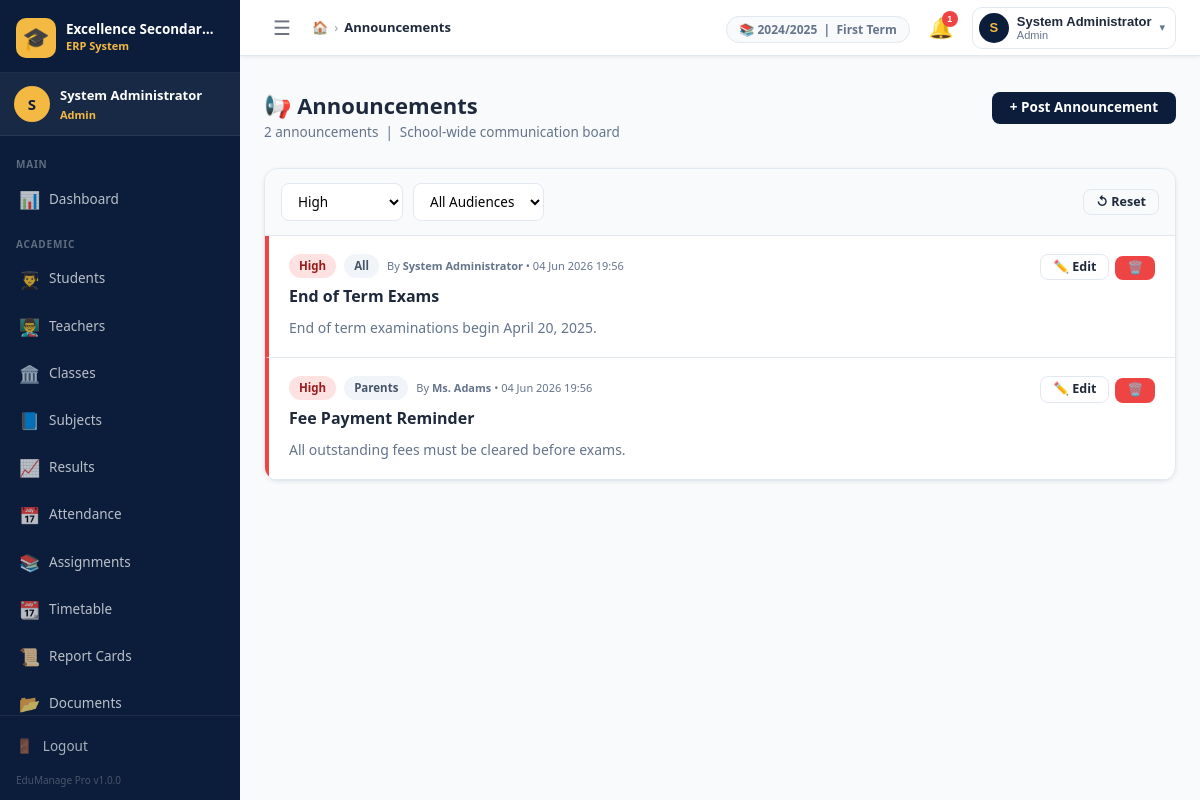
Screenshot of /admin/announcements.php?priority=high (signed in) with the database file from the repository.
### tables this page shows
CREATE TABLE `settings` (
  `id`          INT UNSIGNED NOT NULL AUTO_INCREMENT,
  `setting_key` VARCHAR(100) NOT NULL UNIQUE,
  `setting_val` TEXT         DEFAULT NULL,
  `updated_at`  TIMESTAMP    NOT NULL DEFAULT CURRENT_TIMESTAMP ON UPDATE CURRENT_TIMESTAMP,
  PRIMARY KEY (`id`),
  KEY `idx_key` (`setting_key`)
);

CREATE TABLE `announcements` (
  `id`         INT UNSIGNED NOT NULL AUTO_INCREMENT,
  `title`      VARCHAR(200) NOT NULL,
  `body`       TEXT         NOT NULL,
  `priority`   ENUM('high','normal','low') NOT NULL DEFAULT 'normal',
  `target`     ENUM('all','students','teachers','parents') NOT NULL DEFAULT 'all',
  `posted_by`  INT UNSIGNED NOT NULL,
  `expires_at` DATE         DEFAULT NULL,
  `created_at` TIMESTAMP    NOT NULL DEFAULT CURRENT_TIMESTAMP,
  PRIMARY KEY (`id`),
  CONSTRAINT `fk_ann_user` FOREIGN KEY (`posted_by`) REFERENCES `users`(`id`)
);

CREATE TABLE `users` (
  `id`         INT UNSIGNED     NOT NULL AUTO_INCREMENT,
  `username`   VARCHAR(50)      NOT NULL UNIQUE,
  `password`   VARCHAR(255)     NOT NULL,
  `role_id`    TINYINT UNSIGNED NOT NULL,
  `full_name`  VARCHAR(100)     NOT NULL,
  `email`      VARCHAR(100)     DEFAULT NULL,
  `phone`      VARCHAR(20)      DEFAULT NULL,
  `status`     ENUM('active','inactive') NOT NULL DEFAULT 'active',
  `last_login` DATETIME         DEFAULT NULL,
  `created_at` TIMESTAMP        NOT NULL DEFAULT CURRENT_TIMESTAMP,
  PRIMARY KEY (`id`),
  KEY `idx_username` (`username`),
  KEY `idx_role`     (`role_id`),
  CONSTRAINT `fk_users_role` FOREIGN KEY (`role_id`) REFERENCES `roles`(`id`)
);

### config/db.php (called while the page is built, shortened)
<?php
class Database {
    private static ?PDO $instance = null;
    public static function getInstance(): PDO {
        if (self::$instance === null) {
            $dsn = sprintf(
                'mysql:host=%s;dbname=%s;charset=%s',
                DB_HOST, DB_NAME, DB_CHARSET
            );
            $options = [
                PDO::ATTR_ERRMODE            => PDO::ERRMODE_EXCEPTION,
                PDO::ATTR_DEFAULT_FETCH_MODE => PDO::FETCH_ASSOC,
                PDO::ATTR_EMULATE_PREPARES   => false,
                PDO::MYSQL_ATTR_INIT_COMMAND => "SET NAMES utf8mb4 COLLATE utf8mb4_unicode_ci",
            ];
            try {
                self::$instance = new PDO($dsn, DB_USER, DB_PASS, $options);
            } catch (PDOException $e) {
                error_log('[EduManage DB Error] ' . $e->getMessage());
                http_response_code(500);
                die(json_encode([
                    'success' => false,
                    'message' => 'Database connection failed. Please contact the administrator.'
                ]));
            }
        }
        return self::$instance;
    }
    public static function query(string $sql, array $params = []): PDOStatement {
        $stmt = self::getInstance()->prepare($sql);
        $stmt->execute($params);
        return $stmt;
    }
    public static function fetchOne(string $sql, array $params = []): ?array {
        $row = self::query($sql, $params)->fetch();
        return $row ?: null;
    }
    public static function fetchAll(string $sql, array $params = []): array {
        return self::query($sql, $params)->fetchAll();
    }
}

### includes/auth.php (called while the page is built, shortened)
<?php
function is_logged_in(): bool {
    return isset($_SESSION['user_id'], $_SESSION['role_id']);
}
function current_user_id(): int       { return (int)($_SESSION['user_id']   ?? 0); }
function current_full_name(): string  { return $_SESSION['full_name'] ?? ''; }
function current_role_name(): string  { return $_SESSION['role_name'] ?? ''; }

### admin/announcements.php (the view, shortened to what this page needs)
<?php
$pageTitle  = 'Announcements';
$filterPri  = sanitize($_GET['priority'] ?? '');
$page       = int_val($_GET['page']      ?? 1);
$where  = ['1=1'];
$params = [];
if ($filterPri) { $where[] = 'a.priority=?'; $params[] = $filterPri; }
$whereStr = 'WHERE ' . implode(' AND ', $where);
$baseSql = "SELECT a.*, u.full_name AS author_name
            FROM announcements a JOIN users u ON u.id=a.posted_by
            {$whereStr}
            ORDER BY a.created_at DESC";
$pager  = paginate($baseSql, $params, $page);
$anns   = $pager['rows'];
include INCLUDES_PATH . '/header.php';
?>
<div class="page-header">
    <div class="page-header-left">
        <h1 class="page-title">📢 Announcements</h1>
        <p class="page-subtitle"><?= $pager['total'] ?> announcements &nbsp;|&nbsp; School-wide communication board</p>
    </div>
    <div class="page-header-actions">
        <button class="btn btn-primary" onclick="openModal('addAnnModal')">+ Post Announcement</button>
    </div>
</div>
<div class="card mb-20">
    <div class="table-toolbar">
        <form method="GET" style="display:contents">
            <select name="priority" class="filter-select" onchange="this.form.submit()">
                <?php foreach (['high','normal','low'] as $p): ?>
                    <option value="<?= $p ?>" <?= $filterPri===$p?'selected':'' ?>><?= ucfirst($p) ?></option>
                <?php endforeach; ?>
            </select>
            <select name="target" class="filter-select" onchange="this.form.submit()">
                <option value="">All Audiences</option>
            </select>
            <div class="table-toolbar-right">
                <a href="<?= BASE_URL ?>/admin/announcements.php" class="btn btn-outline btn-sm">↺ Reset</a>
            </div>
        </form>
    </div>
    <div style="padding:0">
        <?php if ($anns): foreach ($anns as $ann):
            $isExpired = $ann['expires_at'] && strtotime($ann['expires_at']) < time();
        ?>
        <div style="padding:18px 20px;border-bottom:1px solid var(--border);
                    <?= $isExpired?'opacity:.6':'' ?>;
                    border-left:4px solid <?= $ann['priority']==='high'?'var(--red)':($ann['priority']==='normal'?'var(--blue)':'var(--gray)') ?>">
            <div style="display:flex;align-items:flex-start;justify-content:space-between;gap:12px;flex-wrap:wrap">
                <div style="flex:1">
                    <div style="display:flex;gap:8px;align-items:center;flex-wrap:wrap;margin-bottom:6px">
                        <?= status_badge($ann['priority']) ?>
                        <span class="badge badge-secondary"><?= ucfirst($ann['target']) ?></span>
                        <span class="text-xs text-muted">
                            By <strong><?= e($ann['author_name']) ?></strong>
                            &bull; <?= format_date($ann['created_at'], 'd M Y H:i') ?>
                        </span>
                    </div>
                    <h3 style="margin:0 0 6px;font-size:16px;font-weight:800;color:var(--text)">
                        <?= e($ann['title']) ?>
                    </h3>
                    <p style="margin:0;color:var(--text-muted);line-height:1.65;font-size:14px">
                        <?= nl2br(e($ann['body'])) ?>
                    </p>
                </div>
                <div style="display:flex;gap:6px;flex-shrink:0">
                    <button class="btn btn-sm btn-outline"
                            onclick='openEditAnn(<?= json_encode($ann) ?>)'>✏️ Edit</button>
                    <form method="POST" style="display:inline">
                        <button type="submit" class="btn btn-sm btn-danger"
                                data-confirm="Delete this announcement?">🗑️</button>
                    </form>
                </div>
            </div>
        </div>
        <?php endforeach; endif; ?>
    </div>
</div>
<?php include INCLUDES_PATH . '/footer.php'; ?>

### includes/header.php (shortened to what this page needs)
<?php
$pageTitle   = $pageTitle   ?? 'Dashboard';
$schoolName  = get_setting('school_name', APP_NAME);
$unreadCount = is_logged_in() ? count_unread_notifications(current_user_id()) : 0;
?>
<!DOCTYPE html>
<html lang="en">
<head>
    <link rel="stylesheet" href="<?= BASE_URL ?>/assets/css/style.css">
</head>
<body>
<div class="app-wrapper">
    <?php include INCLUDES_PATH . '/sidebar.php'; ?>
    <div class="main-area">
        <header class="topnav">
            <div class="topnav-left">
                <button class="sidebar-toggle" id="sidebarToggle" title="Toggle Sidebar">
                    ☰
                </button>
                <nav class="breadcrumb-nav">
                    <span class="bc-home">
                        <a href="<?= BASE_URL ?>/admin/dashboard.php">🏠</a>
                    </span>
                    <span class="bc-sep">›</span>
                    <span class="bc-current"><?= e($pageTitle) ?></span>
                </nav>
            </div>
            <div class="topnav-right">
                <div class="topnav-meta hidden-sm">
                    <span class="meta-pill">
                        📚 <?= e(get_setting('current_session', '—')) ?>
                        &nbsp;|&nbsp;
                        <?= e(get_setting('current_term', '—')) ?> Term
                    </span>
                </div>
                <div class="notif-wrap" id="notifWrap">
                    <button class="notif-btn" id="notifBtn" title="Notifications">
                        🔔
                        <?php if ($unreadCount > 0): ?>
                            <span class="notif-badge"><?= $unreadCount ?></span>
                        <?php endif; ?>
                    </button>
                </div>
                <div class="user-wrap" id="userWrap">
                    <button class="user-btn" id="userBtn">
                        <div class="user-avatar">
                            <?= strtoupper(substr(current_full_name(), 0, 1)) ?>
                        </div>
                        <div class="user-info hidden-sm">
                            <span class="user-name"><?= e(current_full_name()) ?></span>
                            <span class="user-role"><?= e(ucfirst(current_role_name())) ?></span>
                        </div>
                        <span class="user-caret">▾</span>
                    </button>
                </div>
            </div>
        </header>
        <div class="flash-container">
        </div>
        <main class="main-content">

### includes/functions.php (shortened to what this page needs)
<?php
function e(mixed $val): string {
    return htmlspecialchars((string)($val ?? ''), ENT_QUOTES | ENT_HTML5, 'UTF-8');
}
function get_setting(string $key, string $default = ''): string {
    static $cache = [];
    if (!isset($cache[$key])) {
        $row = Database::fetchOne(
            "SELECT setting_val FROM settings WHERE setting_key = ? LIMIT 1",
            [$key]
        );
        $cache[$key] = $row ? $row['setting_val'] : $default;
    }
    return $cache[$key] ?? $default;
}
function status_badge(string $status): string {
    $map = [
        'active'    => 'badge-success',
        'inactive'  => 'badge-danger',
        'present'   => 'badge-success',
        'absent'    => 'badge-danger',
        'late'      => 'badge-warning',
        'paid'      => 'badge-success',
        'partial'   => 'badge-warning',
        'unpaid'    => 'badge-danger',
        'high'      => 'badge-danger',
        'normal'    => 'badge-primary',
        'low'       => 'badge-secondary',
        'graduated' => 'badge-purple',
        'transferred'=> 'badge-info',
    ];
    $cls = $map[strtolower($status)] ?? 'badge-secondary';
    return '<span class="badge ' . $cls . '">' . e(ucfirst($status)) . '</span>';
}
function paginate(string $sql, array $params, int $page, int $perPage = ROWS_PER_PAGE): array {
    $page    = max(1, (int)$page);
    $offset  = ($page - 1) * $perPage;
    $countSql = "SELECT COUNT(*) as cnt FROM ({$sql}) AS _count_query";
    $total    = (int)(Database::fetchOne($countSql, $params)['cnt'] ?? 0);
    $pages    = (int)ceil($total / $perPage);
    $rows = Database::fetchAll($sql . " LIMIT {$perPage} OFFSET {$offset}", $params);
    return [
        'rows'       => $rows,
        'total'      => $total,
        'pages'      => $pages,
        'page'       => $page,
        'per_page'   => $perPage,
        'has_prev'   => $page > 1,
        'has_next'   => $page < $pages,
    ];
}
function sanitize(mixed $val): string {
    return trim(strip_tags((string)($val ?? '')));
}
function int_val(mixed $val, int $default = 0): int {
    return filter_var($val, FILTER_VALIDATE_INT) !== false ? (int)$val : $default;
}
function format_date(string $date, string $format = 'd M Y'): string {
    return date($format, strtotime($date));
}
function count_unread_notifications(int $userId): int {
    $row = Database::fetchOne(
        "SELECT COUNT(*) AS c FROM notifications WHERE user_id = ? AND is_read = 0",
        [$userId]
    );
    return (int)($row['c'] ?? 0);
}

### rows the page displays
settings: setting_val "2024/2025"
settings: setting_val "First"
announcements: priority "High", target "All", posted_by.full_name "System Administrator", created_at "04 Jun 2026 19:56", title "End of Term Exams", body "End of term examinations begin April 20, 2025."
announcements: priority "High", target "Parents", posted_by.full_name "Ms. Adams", created_at "04 Jun 2026 19:56", title "Fee Payment Reminder", body "All outstanding fees must be cleared before exams."

### other values shown
get_setting('school_name', APP_NAME) "Excellence Secondar…"
substr(current_full_name(), 0, 1) "S"
current_full_name() "System Administrator"
current_role_name() "Admin"
$item['section'] "MAIN"
$item['icon'] "📊"
$item['label'] "Dashboard"
$item['section'] "ACADEMIC"
$item['icon'] "👨‍🎓"
$item['label'] "Students"
$item['icon'] "👨‍🏫"
$item['label'] "Teachers"
$item['icon'] "🏛️"
$item['label'] "Classes"
$item['icon'] "📘"
